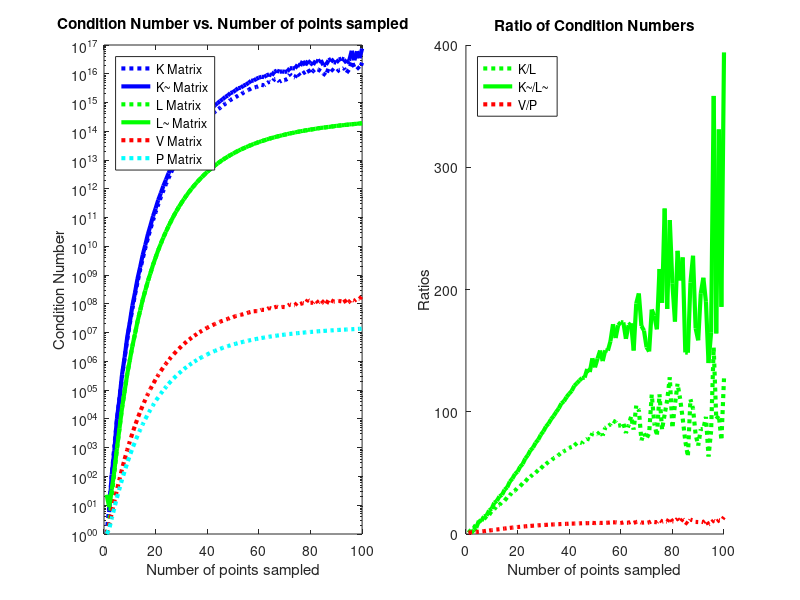
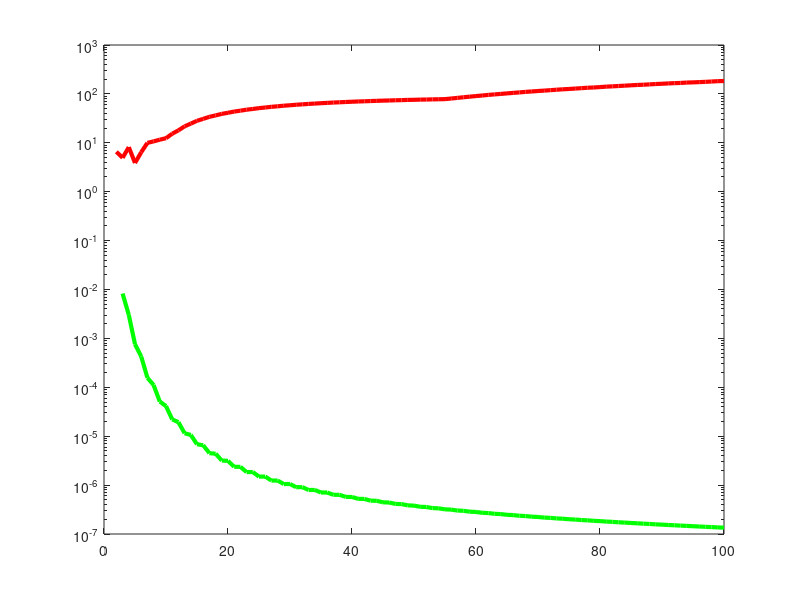

Write the MATLAB code that produced these figures, in order.
function [] = CompareCond()
clear all; close all; clc;
set(0,'defaultLineLineWidth',3) %thick lines



subplot(1, 2, 1);

Nstart = 1;
Nend = 100;

condPlotK = zeros(1, Nend - Nstart);
condPlotKTilda = zeros(1, Nend - Nstart);
condPlotL = zeros(1, Nend - Nstart);
condPlotLTilda = zeros(1, Nend - Nstart);
condPlotV = zeros(1, Nend - Nstart);
condPlotP = zeros(1, Nend - Nstart);
f=@(x) 1+exp(2*x);
u_analytic = @(x) ( 0.25.*((2.*x.^2)-exp(2).*x-x+exp(2.*x)-1) );
errL=zeros(1,Nend-Nstart);
errP=zeros(1,Nend-Nstart);
for N = Nstart : 1 : Nend
   %fix K and take derivatives (taken from Palmer's code)
   %epsilon = 200;
   epsilon = (N/4).^2;
   K = @(x, point) exp(-epsilon.*(x-point).^2);
   %D1K = @(x,center) ( -2.*epsilon.*(x-center).*K(x,center) );
   D2K = @(x,center) ( 2.*epsilon.*(2.*epsilon.*((x-center).^2)-1).*K(x,center));

    samplePoints = linspace(0, 1, N);
    fsample=f(samplePoints)';
    usample=u_analytic(samplePoints)';
    temp = repmat(samplePoints, N, 1);
    %Kernel matrix
    KMatrix = K(temp', temp);
    
    KMatrixTilda = [K(temp', temp) ones(N, 1) samplePoints';
                    ones(1, N) 0 0;
                    samplePoints 0 0];

    %For this example, L = 2nd derivative
    LMatrix = D2K(temp', temp);
    LMatrixTilda = [D2K(temp', temp) zeros(N, 2);
               K(0, samplePoints) 1 0;
               K(1, samplePoints) 1 1];
    cond(KMatrix);
    condPlotK(N-Nstart+1) = cond(KMatrix);
    condPlotKTilda(N-Nstart+1) = cond(KMatrixTilda);
    condPlotL(N-Nstart+1) = cond(LMatrix);
    condPlotLTilda(N-Nstart+1) = cond(LMatrixTilda);
    
    %keyboard
    uL=[KMatrix ones(N,1) samplePoints']*(LMatrixTilda\[fsample;0;0]);
    errL(N-Nstart+1)=max(abs(usample-uL));
    
    
    %%Newton Basis
    [B, VMatrix] = calculate_beta_v(KMatrix, N, samplePoints, K);
    condPlotV(N-Nstart+1) = cond(VMatrix);
    
    %should work since L is linear operator (double check)
    [B, PMatrix] = calculate_beta_v(LMatrix, N, samplePoints, D2K);
    condPlotP(N-Nstart+1) = cond(PMatrix);
     PMatrixTilda = [PMatrix zeros(N, 2);
               VMatrix(:,1)' 1 0;
               VMatrix(:,end)' 1 1];

    uP=[VMatrix ones(N,1) samplePoints']*(PMatrixTilda\[fsample;0;0]);
    errP(N-Nstart+1)=max(abs(usample-uP));


end

    semilogy(Nstart:1:Nend, condPlotK, ':b')
    hold on;
    semilogy(Nstart:1:Nend, condPlotKTilda, 'b')
    semilogy(Nstart:1:Nend, condPlotL, ':g')
    semilogy(Nstart:1:Nend, condPlotLTilda, 'g')
    semilogy(Nstart:1:Nend, condPlotV, ':r')
    semilogy(Nstart:1:Nend, condPlotP, ':c')
    
    title('Condition Number vs. Number of points sampled');
    legend('K Matrix', 'K~ Matrix', 'L Matrix', 'L~ Matrix', 'V Matrix', 'P Matrix', 'Location', 'NorthWest');
    ylabel('Condition Number');
    xlabel('Number of points sampled');


   subplot(1, 2, 2);
    hold on;
    plot(Nstart:1:Nend, (condPlotK./condPlotL), ':g')
    plot(Nstart:1:Nend, (condPlotKTilda./condPlotLTilda), 'g')
    plot(Nstart:1:Nend, (condPlotV./condPlotP), ':r')
    
    title('Ratio of Condition Numbers');
    legend('K/L', 'K~/L~', 'V/P', 'Location', 'NorthWest');
    ylabel('Ratios');
    xlabel('Number of points sampled');
    
    figure
    semilogy(Nstart:1:Nend,errL,'g',Nstart:1:Nend,errP,'r')

    %see what ratios are 
    %KLRatio = condPlotK (100)/condPlotL(100)
    %KLTildaRatio = condPlotKTilda (100)/condPlotLTilda(100)
    %VPRatio = condPlotV (100)/condPlotP(100)
    condPlotV(end)

end


function [B, V] = calculate_beta_v(KM, N, xs, K)
% here we alternately calculate betas and vs since they depend on each
% other (see paper for relationship). B should be lower triangular,
% and V should be unit upper triangular s.t. KM = B*V
    B = zeros(N,N);
    B1 = zeros(N,N);    
    V = eye(N);
    for c=1:(N-1)
        for i=c:N
            B(i,c) = calculate_single_beta(B,V,i,c,K,xs,1);
            B1(i,c) = calculate_single_beta(B,V,i,c,K,xs,2);
            disc=abs(B(i,c)-B1(i,c));
            if disc>1e4*eps, disc, end
        end
        % not sure if this is bad when KM is ill-cond.
        V(1:c,c+1) = B(1:c,1:c)\KM(1:c,c+1);
    end
    B(N,N) = calculate_single_beta(B,V,N,N,K,xs,1);
    B1(N,N) = calculate_single_beta(B,V,N,N,K,xs,2);
    disc=abs(B(N,N)-B1(N,N));
    if disc>1e4*eps, disc, end

end

function [res] = calculate_single_beta(B, V, i, j, K, xs,opt)
%if j==1, keyboard, end
if opt==2
   res = K(xs(j), xs(i)) - B(i,1:(j-1))*V(1:(j-1),j);
else
res = K(xs(j), xs(i));
    for k=1:j-1
        res = res - B(i,k).*V(k,j);
    end
end
end
